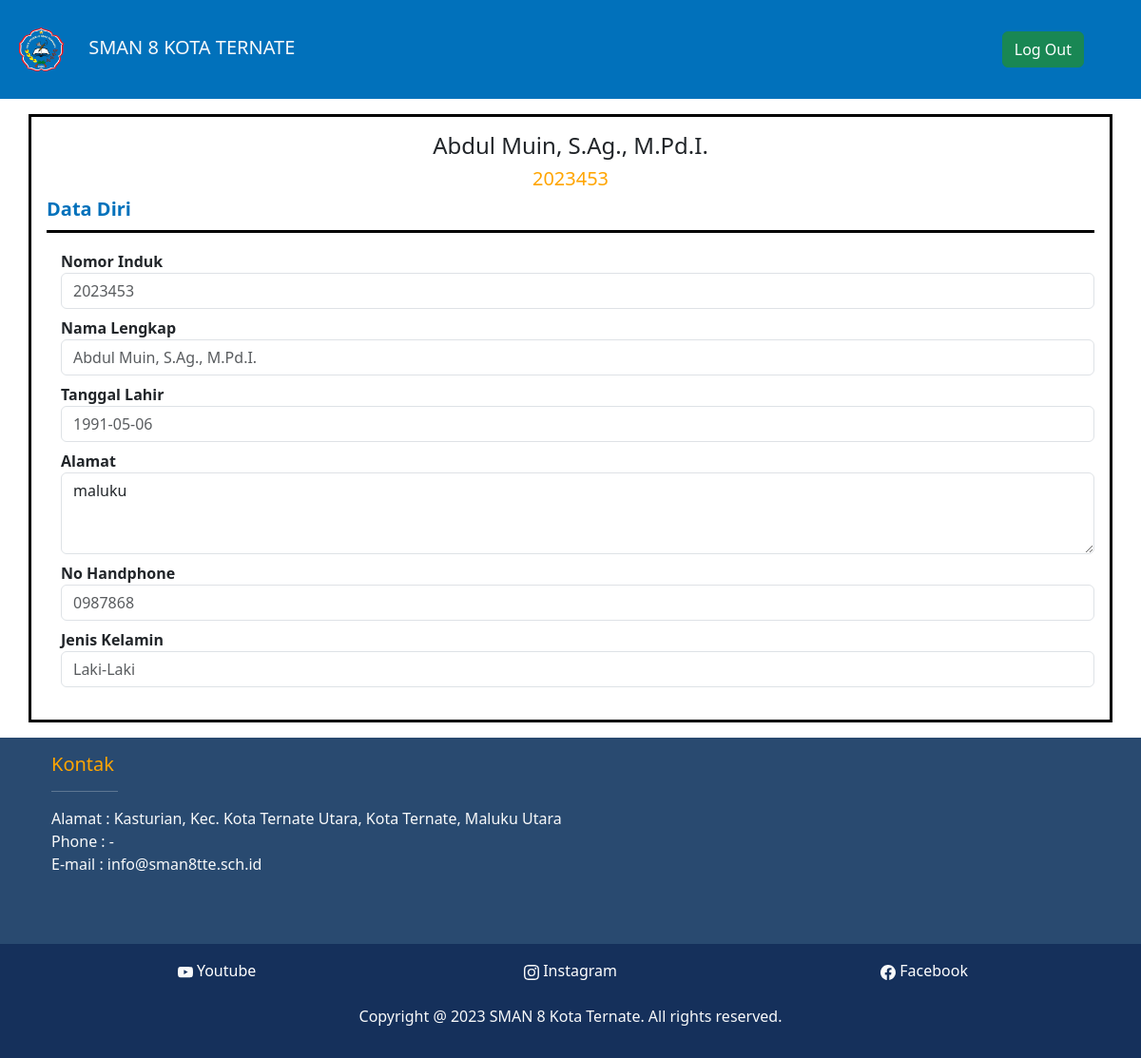
The app's page /data-diri-guru.php (signed in) with its own data.
### tables this page shows
CREATE TABLE `guru` (
  `NIK` int(10) NOT NULL,
  `Nama_guru` varchar(255) DEFAULT NULL,
  `Alamat` varchar(200) DEFAULT NULL,
  `Tanggal_lahir` date DEFAULT NULL,
  `Jenis_kelamin` varchar(10) DEFAULT NULL,
  `No_hp` varchar(20) DEFAULT NULL,
  `Jabatan` varchar(50) NOT NULL,
  `foto` text DEFAULT NULL
);

### data-diri-guru.php (the view, shortened to what this page needs)
<?php
include 'koneksi.php';
$username=$_SESSION['userGuru'];
$query ="SELECT*FROM guru where NIK ='$username'";
$rows = mysqli_query($koneksi, $query);
?>
<!DOCTYPE html>
<html lang="en">
<head>
    <link rel="stylesheet" type="text/css" href="css1.css">
    <link href="https://cdn.jsdelivr.net/npm/bootstrap@5.3.0-alpha3/dist/css/bootstrap.min.css" rel="stylesheet">
    <link rel="stylesheet" href="background.css">
</head>
<body>
     <header>
        <nav class="navbar" style="background-color: #0171BB;">
            <div class="container mx-1 px-1 py-1" data-aos="fade-down">
                <a class="navbar-brand text-light" href="#"><img style="width: 80px; padding-right: 10px;" src="logo.png" alt=""> SMAN 8 KOTA TERNATE</a>
                <ul class="nav justify-content-end">
                    <div class="dropdown">
                        <button class="btn btn-success">
                            <a href="logout.php" style="color:white; text-decoration:none">Log Out</a>
                        </button>
                    </div>
                </ul>
            </div>
        </nav>
    </header>
    <div class="container p-3 my-3" style="border: solid black;">
        <center>
        <?php $tr = mysqli_fetch_assoc($rows);?>
            <h4><?php echo $tr["Nama_guru"];?></h4>
            <h5><?php echo $tr['NIK'];?></h5>
        </center>
        <h5 style="color: #0171BB;font-weight: bold;border-bottom: solid black; padding-bottom: 10px;">Data Diri</h5>
        <div class="data">
            <form>
                <div class="form-group">
                    <label for="Nama">Nomor Induk</label>
                    <input type="email" class="form-control mb-2" id="exampleInputEmail1" aria-describedby="emailHelp" placeholder="<?php echo $tr['NIK'];?>" readonly>
                </div>
                <div class="form-group">
                    <label for="Nama">Nama Lengkap</label>
                    <input type="email" class="form-control mb-2" id="exampleInputEmail1" aria-describedby="emailHelp" placeholder="<?php echo $tr['Nama_guru'];?>" readonly>
                </div>
                <div class="form-group">
                    <label for="Nama">Tanggal Lahir</label> <br>
                    <input type="text" class="form-control mb-2" id="tgl-lahir" name="Tanggal Lahir" placeholder="<?php echo $tr['Tanggal_lahir'];?>"readonly>
                </div>
                <div class="form-group">
                    <label for="Nama">Alamat</label>
                    <textarea class="form-control mb-2" id="exampleFormControlTextarea1" rows="3" readonly><?php echo $tr['Alamat'];?></textarea>
                </div>
                <div class="form-group">
                    <label for="Nama">No Handphone</label>
                    <input type="email" class="form-control mb-2" id="exampleInputEmail1" aria-describedby="emailHelp" placeholder="<?php echo $tr['No_hp'];?>" readonly>
                </div>
                <div class="form-group">
                    <label for="Nama">Jenis Kelamin</label> <br>
                    <input type="text" class="form-control mb-2" placeholder="<?php echo $tr['Jenis_kelamin'];?>"readonly>
                </div>
            </form>
        </div>
    </div>
        <div data-aos="fade-up"
    data-aos-anchor-placement="center-bottom">
    <footer class="footer mt-auto py-3" style="background-color: #294A70;" >
        <div class="container">
            <div class="container text-left text-light mb-3">
                <h5>Kontak</h5>
                <hr style="width: 70px; size: 6;">
            <p>
                Alamat : Kasturian, Kec. Kota Ternate Utara, Kota Ternate, Maluku Utara <br>
                Phone : - <br>
                E-mail : info@sman8tte.sch.id <br>
            </p>
             <br>
            </div>
        </div>
    </footer>
    <footer class="footer mt-auto py-3" style="background-color: #15305B;">
        <div class="container">
            <div class="container text-center text-light mb-3">
                <div class="row">
                  <div class="col">
                    <a href="https://www.youtube.com/@smanegeri8kotaternate192">Youtube</a>
                  </div>
                  <div class="col">
                    <a href="https://www.instagram.com/sman8kotaternate/">Instagram</a>
                  </div>
                  <div class="col">
                    <a href="https://www.facebook.com/pages/Sman-8-Kota-Ternate/990401890993535">Facebook</a>
                  </div>
                </div>
             <br>
              Copyright @ 2023 SMAN 8 Kota Ternate. All rights reserved.
        </div>
      </footer>
    </div>
</body>
</html>

### css1.css (style rules this page uses)
.container h5 { color: orange; }
.col a { text-decoration: none; color: white; }
.data { padding-top: 10px; padding-bottom: 10px; }
.data label { font-weight: bold; }
.data form { padding-left: 15px; }

### background.css (style rules this page uses)
.container h5 { color: orange; }

### records on screen
guru: Nama_guru "Abdul Muin, S.Ag., M.Pd.I.", NIK "2023453", Tanggal_lahir "1991-05-06", Alamat "maluku", No_hp "0987868", Jenis_kelamin "Laki-Laki"
